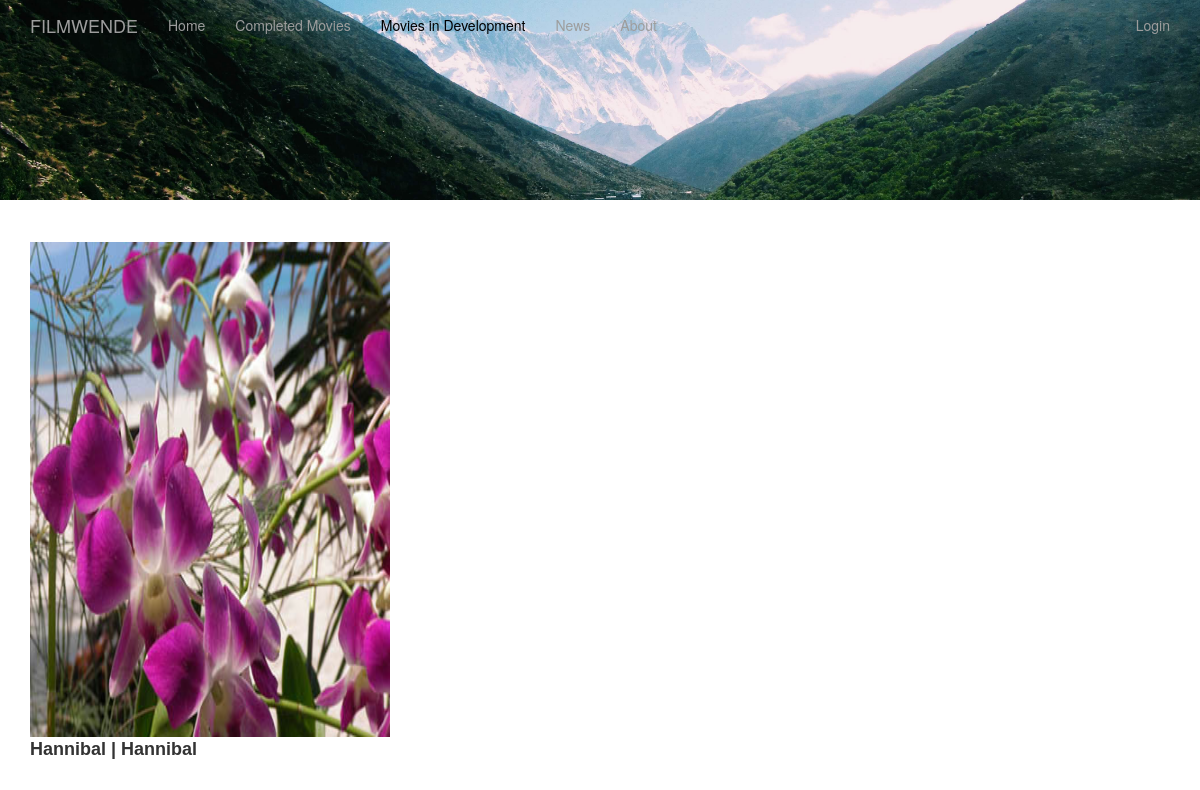
Page /development on the earlier database version.
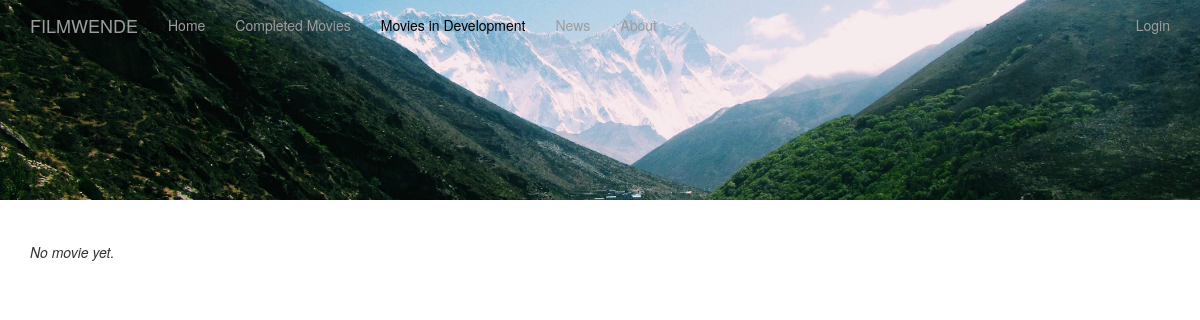
Same page on the later database version.
### app/models.py (models this page shows, shortened)
class Movie(db.Model):
    __tablename__ = "movies"
    id = db.Column(db.Integer, primary_key=True)
    title_DE = db.Column(db.String, unique=True)
    title_EN = db.Column(db.String, unique=True)
    isReleased = db.Column(db.Integer)
    release_date = db.Column(db.String(140))
    format = db.Column(db.String)
    isColored = db.Column(db.Integer)
    language = db.Column(db.String)
    duration = db.Column(db.String)
    synopsis = db.Column(db.String)
    awards = db.Column(db.String)
    screenings = db.Column(db.String)
    supporters = db.Column(db.String)
    directors = db.Column(db.String)
    producers = db.Column(db.String)
    executive_producers = db.Column(db.String)
    editors = db.Column(db.String)
    cinematography = db.Column(db.String)
    sound_recordist = db.Column(db.String)
    sound_mix = db.Column(db.String)
    color = db.Column(db.String)
    image_url = db.Column(db.String)
    def get_movies(boolean):
        movies = Movie.query.filter_by(isReleased=boolean).all()
        for movie in movies:
            movie.release_date = movie.release_date[-4:]
        return movies

### app/routes.py (the view)
@app.route('/development')
def development():
    movies = Movie.get_movies(0)
    designImage = DesignImage.query.filter_by(section="movies_in_development", current=1).first()
    return render_template('movies_development.html',movies=movies, designImage=designImage)

### app/templates/movies_development.html
{% extends "base.html" %}
{% block content %}
<div class="row">
  <img id="header" src="{{designImage.image_url}}" alt="My image"/>
  <div class="col-md-3"></div>
</div>
<div class="col"><hr></div>
<div class="container">
  {% if movies | length > 0 %}
  <div class="row">
    {%for movie in movies%}
        <div class="col-sm-6 col-md-4">{% include '_movie_preview.html' %}</div>
    {%endfor%}
  </div>
{%else%}
  <i>No movie yet.</i>
{%endif%}
</div>
{%endblock%}

### app/templates/_movie_preview.html (shortened to what this page needs)
<div>
  <a href='/movies/{{movie.title_DE}}'class="mov_img_preview">
    <img src="{{movie.image_url}}" height="495px" width="330px" id="movie-poster" alt="Default Movie Poster"/>
  </a>
  <div class="caption">
    <span class="bold">{{movie.title_DE }} | {{movie.title_EN}}</span>
  </div>
 </div>

Differences in the rows shown:
removed Movie: image_url (picture), title_DE "Hannibal", title_EN "Hannibal"
Other differences:
text now shown: "No movie yet."
